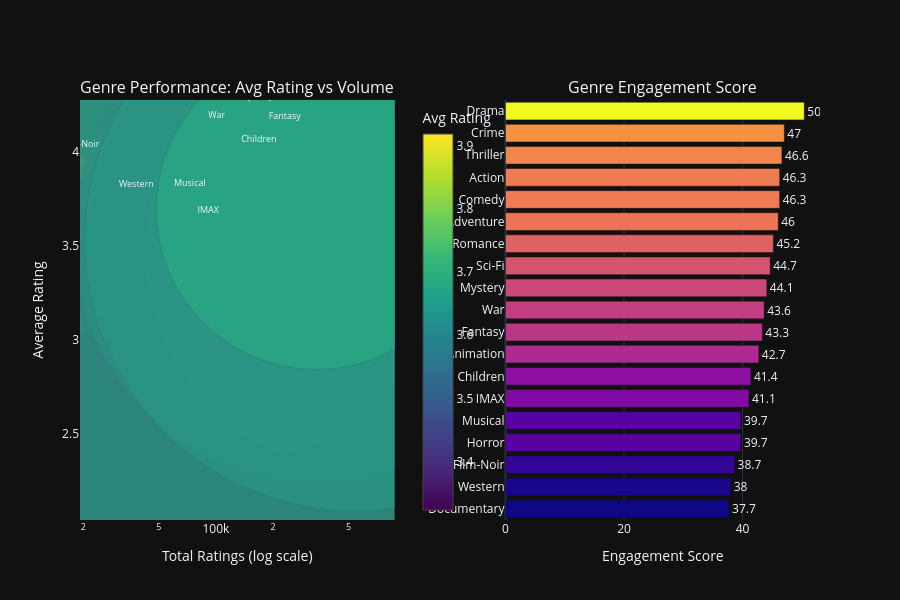

Here is the notebook cell this chart was saved with:
### Code cell
# 2. Comprehensive Genre Performance Analysis
print("\n" + "=" * 70)
print("COMPREHENSIVE GENRE PERFORMANCE ANALYSIS")
print("=" * 70)

# Explode genres for analysis
merged_df = ratings_df.merge(movies_df[['movieId', 'title', 'genres', 'genres_list', 'release_year']], 
                            on='movieId')

df_exploded = merged_df.explode('genres_list')
df_exploded = df_exploded[df_exploded['genres_list'] != '(no genres listed)']

# Calculate comprehensive genre statistics
genre_stats = df_exploded.groupby('genres_list').agg({
    'rating': ['mean', 'std', 'count'],
    'userId': 'nunique',
    'movieId': 'nunique'
}).reset_index()

genre_stats.columns = ['genre', 'avg_rating', 'std_rating', 'total_ratings', 
                      'unique_users', 'unique_movies']

# Filter genres with sufficient data
genre_stats = genre_stats[genre_stats['total_ratings'] >= 500]

# Calculate engagement score
genre_stats['engagement_score'] = (
    genre_stats['avg_rating'] * np.log1p(genre_stats['total_ratings'])
)

# Sort by engagement score
genre_stats = genre_stats.sort_values('engagement_score', ascending=True)

# Create comprehensive visualization
fig = make_subplots(
    rows=1, cols=2,
    subplot_titles=('Genre Performance: Avg Rating vs Volume', 
                  'Genre Engagement Score'),
    specs=[[{'type': 'scatter'}, {'type': 'bar'}]],
    horizontal_spacing=0.15
)

# Scatter plot: Rating vs Volume
fig.add_trace(
    go.Scatter(
        x=genre_stats['total_ratings'],
        y=genre_stats['avg_rating'],
        mode='markers+text',
        marker=dict(
            size=genre_stats['unique_movies'] / 10,
            color=genre_stats['avg_rating'],
            colorscale='Viridis',
            showscale=True,
            colorbar=dict(title="Avg Rating", x=0.45)
        ),
        text=genre_stats['genre'],
        textposition='top center',
        textfont=dict(size=9),
        name='Genres',
        hovertemplate='<b>%{text}</b><br>Ratings: %{x}<br>Avg Rating: %{y:.2f}<extra></extra>'
    ),
    row=1, col=1
)

# Bar chart: Engagement score
fig.add_trace(
    go.Bar(
        y=genre_stats['genre'],
        x=genre_stats['engagement_score'],
        orientation='h',
        marker=dict(
            color=genre_stats['engagement_score'],
            colorscale='Plasma',
            showscale=False
        ),
        text=genre_stats['engagement_score'].round(1),
        textposition='outside',
        name='Engagement',
        hovertemplate='<b>%{y}</b><br>Score: %{x:.1f}<extra></extra>'
    ),
    row=1, col=2
)

fig.update_xaxes(title_text="Total Ratings (log scale)", type="log", row=1, col=1)
fig.update_yaxes(title_text="Average Rating", row=1, col=1)
fig.update_xaxes(title_text="Engagement Score", row=1, col=2)

fig.update_layout(
    template='plotly_dark',
    height=600,
    showlegend=False
)

fig.show()

print("\nTop 10 Genres by Engagement Score:")
display(genre_stats.sort_values('engagement_score', ascending=False).head(10)[
    ['genre', 'avg_rating', 'total_ratings', 'engagement_score']
].round(3))

### Figure 1 — Plotly figure (JSON) as saved in the notebook; plotly's stock layout.template omitted (floating-point values rounded to 4 significant figures)
{"data": [{"hovertemplate": "<b>%{text}</b><br>Ratings: %{x}<br>Avg Rating: %{y:.2f}<extra></extra>", "marker": {"color": [3.721, 3.602, 3.918, 3.324, 3.548, 3.597, 3.44, 3.618, 3.509, 3.788, 3.673, 3.492, 3.543, 3.52, 3.436, 3.475, 3.531, 3.695, 3.685], "colorbar": {"title": {"text": "Avg Rating"}, "x": 0.45}, "colorscale": [[0, "#440154"], [0.1111, "#482878"], [0.2222, "#3e4989"], [0.3333, "#31688e"], [0.4444, "#26828e"], [0.5556, "#1f9e89"], [0.6667, "#35b779"], [0.7778, "#6ece58"], [0.8889, "#b5de2b"], [1, "#fde725"]], "showscale": true, "size": [260.3, 58.2, 26.7, 351.8, 77.0, 18.5, 179.3, 198.8, 195.3, 113.4, 178.8, 238.1, 489.8, 275.1, 1012.0, 442.3, 541.5, 320.5, 1454.0]}, "mode": "markers+text", "name": "Genres", "text": ["Documentary", "Western", "Film-Noir", "Horror", "Musical", "IMAX", "Children", "Animation", "Fantasy", "War", "Mystery", "Sci-Fi", "Romance", "Adventure", "Comedy", "Action", "Thriller", "Crime", "Drama"], "textfont": {"size": 9}, "textposition": "top center", "type": "scatter", "x": [25287, 38112, 19227, 154732, 72891, 91123, 168397, 135029, 230546, 100996, 163829, 358834, 347423, 476338, 702971, 605746, 543971, 338380, 873456], "xaxis": "x", "y": [3.721, 3.602, 3.918, 3.324, 3.548, 3.597, 3.44, 3.618, 3.509, 3.788, 3.673, 3.492, 3.543, 3.52, 3.436, 3.475, 3.531, 3.695, 3.685], "yaxis": "y"}, {"hovertemplate": "<b>%{y}</b><br>Score: %{x:.1f}<extra></extra>", "marker": {"color": [37.72, 38.0, 38.65, 39.72, 39.73, 41.08, 41.4, 42.75, 43.33, 43.65, 44.09, 44.66, 45.21, 46.02, 46.26, 46.26, 46.64, 47.05, 50.41], "colorscale": [[0, "#0d0887"], [0.1111, "#46039f"], [0.2222, "#7201a8"], [0.3333, "#9c179e"], [0.4444, "#bd3786"], [0.5556, "#d8576b"], [0.6667, "#ed7953"], [0.7778, "#fb9f3a"], [0.8889, "#fdca26"], [1, "#f0f921"]], "showscale": false}, "name": "Engagement", "orientation": "h", "text": [37.7, 38.0, 38.7, 39.7, 39.7, 41.1, 41.4, 42.7, 43.3, 43.6, 44.1, 44.7, 45.2, 46.0, 46.3, 46.3, 46.6, 47.0, 50.4], "textposition": "outside", "type": "bar", "x": [37.72, 38.0, 38.65, 39.72, 39.73, 41.08, 41.4, 42.75, 43.33, 43.65, 44.09, 44.66, 45.21, 46.02, 46.26, 46.26, 46.64, 47.05, 50.41], "xaxis": "x2", "y": ["Documentary", "Western", "Film-Noir", "Horror", "Musical", "IMAX", "Children", "Animation", "Fantasy", "War", "Mystery", "Sci-Fi", "Romance", "Adventure", "Comedy", "Action", "Thriller", "Crime", "Drama"], "yaxis": "y2"}], "layout": {"annotations": [{"font": {"size": 16}, "showarrow": false, "text": "Genre Performance: Avg Rating vs Volume", "x": 0.2125, "xanchor": "center", "xref": "paper", "y": 1, "yanchor": "bottom", "yref": "paper"}, {"font": {"size": 16}, "showarrow": false, "text": "Genre Engagement Score", "x": 0.7875, "xanchor": "center", "xref": "paper", "y": 1, "yanchor": "bottom", "yref": "paper"}], "height": 600, "showlegend": false, "xaxis": {"anchor": "y", "domain": [0, 0.425], "title": {"text": "Total Ratings (log scale)"}, "type": "log"}, "xaxis2": {"anchor": "y2", "domain": [0.575, 1], "title": {"text": "Engagement Score"}}, "yaxis": {"anchor": "x", "domain": [0, 1], "title": {"text": "Average Rating"}}, "yaxis2": {"anchor": "x2", "domain": [0, 1]}}}
